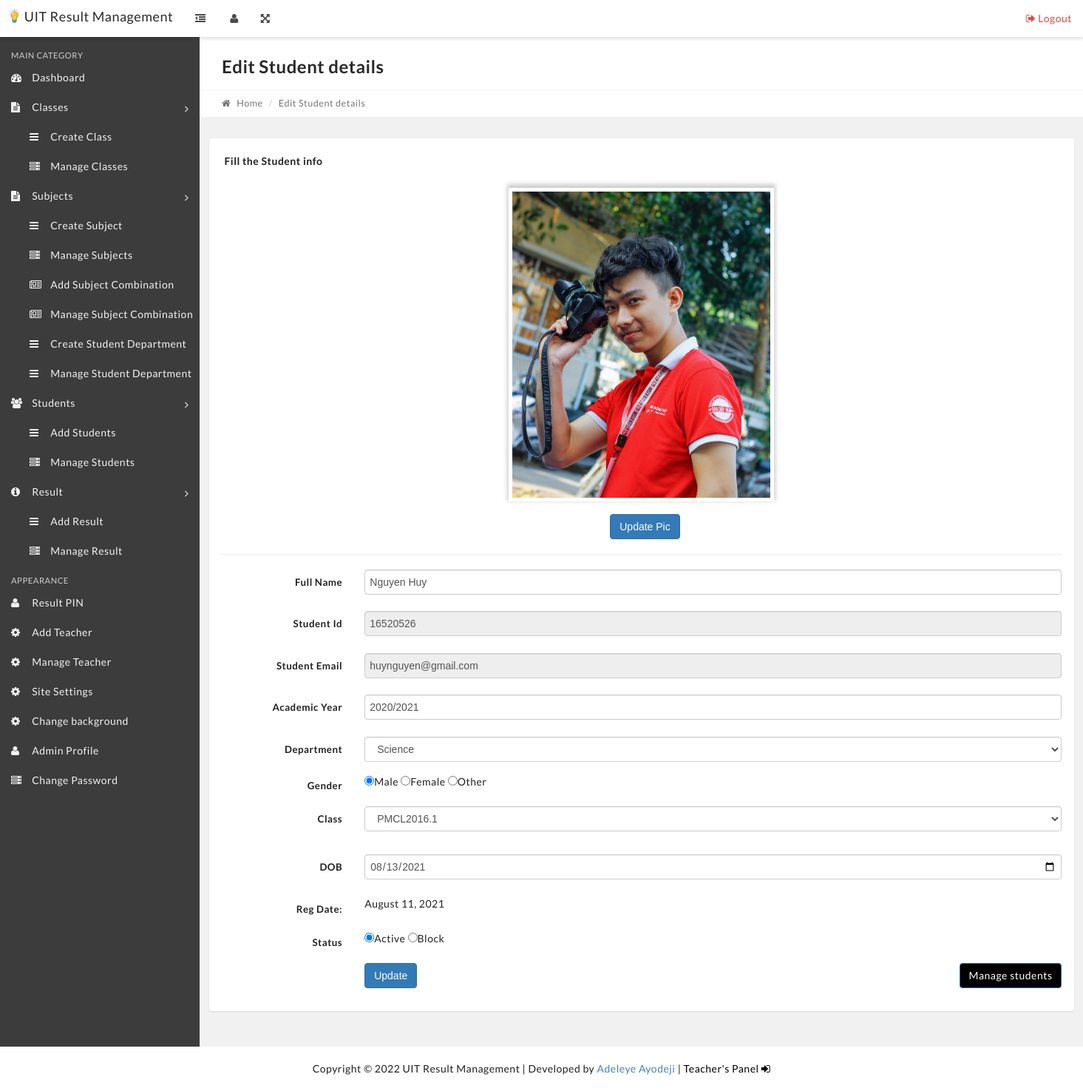
Page /edit-student.php?stid=1 on the committed database.
### tables this page shows
CREATE TABLE IF NOT EXISTS `settings` (
  `id` int(11) NOT NULL AUTO_INCREMENT,
  `title` varchar(10000) DEFAULT NULL,
  `description` text,
  `address1` longtext,
  `address2` longtext,
  `session` varchar(1000) DEFAULT NULL,
  `term` varchar(1000) DEFAULT NULL,
  `logo` varchar(1000) DEFAULT NULL,
  `siteback` varchar(1000) DEFAULT NULL,
  PRIMARY KEY (`id`)
);

CREATE TABLE IF NOT EXISTS `tblstudents` (
  `StudentId` int(11) NOT NULL AUTO_INCREMENT,
  `StudentName` varchar(100) NOT NULL,
  `classtype` varchar(1000) DEFAULT NULL,
  `session` varchar(1000) DEFAULT NULL,
  `logo` varchar(10000) DEFAULT NULL,
  `RollId` varchar(100) NOT NULL,
  `StudentEmail` varchar(100) NOT NULL,
  `mobile` varchar(1000) DEFAULT NULL,
  `Gender` varchar(10) NOT NULL,
  `DOB` varchar(100) NOT NULL,
  `ClassId` int(11) NOT NULL,
  `user_token` varchar(1000) DEFAULT NULL,
  `RegDate` timestamp NOT NULL DEFAULT CURRENT_TIMESTAMP,
  `UpdationDate` timestamp NULL DEFAULT NULL ON UPDATE CURRENT_TIMESTAMP,
  `Status` int(1) NOT NULL,
  `Departments` mediumtext,
  `password` varchar(1000) DEFAULT NULL,
  PRIMARY KEY (`StudentId`)
);

CREATE TABLE IF NOT EXISTS `tbldepartments` (
  `id` int(11) NOT NULL AUTO_INCREMENT,
  `DepartmentName` varchar(10000) DEFAULT NULL,
  `CreationDate` timestamp NULL DEFAULT CURRENT_TIMESTAMP,
  `Updationdate` timestamp NOT NULL DEFAULT CURRENT_TIMESTAMP,
  PRIMARY KEY (`id`)
);

CREATE TABLE IF NOT EXISTS `tblclasses` (
  `id` int(11) NOT NULL AUTO_INCREMENT,
  `ClassName` varchar(80) DEFAULT NULL,
  `ClassNameNumeric` int(4) DEFAULT NULL,
  `Section` varchar(10000) DEFAULT NULL,
  `CreationDate` timestamp NOT NULL DEFAULT CURRENT_TIMESTAMP,
  `price` int(255) DEFAULT NULL,
  PRIMARY KEY (`id`)
);

### edit-student.php (the view, shortened to what this page needs)
<?php
include('includes/config.php');
if(strlen($_SESSION['alogin'])=="")
    {
    header("Location: index.php");
    }
    else{
$stid=intval($_GET['stid']);
?>
<?php include('includes/header.php');?>
<?php include('includes/topbar.php');?>
<div class="content-wrapper">
    <div class="content-container">
        <?php include('includes/leftbar.php');?>
        <div class="main-page">
            <div class="container-fluid">
                <div class="row page-title-div">
                    <div class="col-md-6">
                        <h2 class="title">Edit Student details</h2>
                    </div>
                </div>
                <div class="row breadcrumb-div">
                    <div class="col-md-6">
                        <ul class="breadcrumb">
                            <li><a href="dashboard.php"><i class="fa fa-home"></i> Home</a></li>
                            <li class="active">Edit Student details</li>
                        </ul>
                    </div>
                </div>
            </div>
            <div class="container">
                <div class="row">
                    <div class="col-md-12 p-4">
                        <div class="panel">
                            <div class="panel-heading">
                                <div class="panel-title">
                                    <h5>Fill the Student info</h5>
                                </div>
                            </div>
                            <div class="panel-body">
                                <form action="" method="post" enctype="multipart/form-data">
                                    <div
                                        style="margin-right: auto;margin-left: auto;width: 63%;    margin-bottom: 14px;">
                                        <div class="form-group" id="imagemi">
                                            <label>
                                                <?php
                                                $picsql = "SELECT * FROM tblstudents WHERE StudentId = '$stid'";
                                                $picq = $con->query($picsql);
                                                $picresult = mysqli_fetch_assoc($picq);
                                                ?>
                                                <img id="getpic" src="images/<?php echo($picresult['logo']); ?>"
                                                    style="width: 100%;height: auto;display: inline-block;box-shadow:0px -3px 6px 2px rgba(0,0,0,0.2);cursor: pointer;border: 5px solid white;">
                                            </label>
                                        </div>
                                        <center><button class="btn btn-primary" name="updatelogo"
                                                style="margin-left: 10px;">Update Pic</button></center>
                                    </div>
                                </form>
                                <hr>
                                <form class="form-horizontal" method="post">
                                    <?php
$sql = "SELECT tblstudents.StudentName,tblstudents.classtype,tblstudents.session,tblstudents.Departments,tblstudents.RegDate,tblstudents.StudentId,tblstudents.Status,tblstudents.StudentEmail,tblstudents.Gender,tblstudents.DOB,tblclasses.ClassName,tblstudents.ClassId,tblstudents.RollId from tblstudents join tblclasses on tblclasses.id=tblstudents.ClassId where tblstudents.StudentId=:stid";
$query = $dbh->prepare($sql);
$query->bindParam(':stid',$stid,PDO::PARAM_STR);
$query->execute();
$results=$query->fetchAll(PDO::FETCH_OBJ);
if($query->rowCount() > 0)
{
foreach($results as $result)
{  ?>
                                    <div class="form-group">
                                        <label for="default" class="col-sm-2 control-label">Full Name</label>
                                        <div class="col-sm-10">
                                            <input type="text" name="fullanme" class="form-control" id="fullanme"
                                                value="<?php echo htmlentities($result->StudentName)?>"
                                                required="required" autocomplete="off">
                                        </div>
                                    </div>
                                    <div class="form-group">
                                        <label for="default" class="col-sm-2 control-label">Student Id</label>
                                        <div class="col-sm-10">
                                            <input type="text" name="studentid" class="form-control" readonly
                                                value="<?php echo htmlentities($result->RollId)?>" required="required"
                                                autocomplete="off">
                                        </div>
                                    </div>
                                    <div class="form-group">
                                        <label for="default" class="col-sm-2 control-label">Student Email</label>
                                        <div class="col-sm-10">
                                            <input type="text" name="email" class="form-control" readonly
                                                value="<?php echo htmlentities($result->StudentEmail)?>"
                                                required="required" autocomplete="off">
                                        </div>
                                    </div>
                                    <div class="form-group">
                                        <label for="default" class="col-sm-2 control-label">Academic Year</label>
                                        <div class="col-sm-10">
                                            <input type="text" name="session" class="form-control"
                                                value="<?php echo htmlentities($result->session)?>" required="required"
                                                autocomplete="off">
                                        </div>
                                    </div>
                                    <div class="form-group">
                                        <label for="default" class="col-sm-2 control-label">Department</label>
                                        <div class="col-sm-10">
                                            <select name="Department" class="form-control" id="default"
                                                required="required">
                                                <option value="<?php echo htmlentities($result->Departments)?>"><?php
                                                        $dpid = $result->Departments;
                                                        $dpquery = mysqli_query($con, "SELECT * FROM tbldepartments WHERE id = '$dpid' ") or die();
                                                        $dpresult = mysqli_fetch_assoc($dpquery);
                                                        echo $dpresult["DepartmentName"];
                                                        ?></option>
                                            </select>
                                        </div>
                                    </div>
                                    <div class="form-group">
                                        <label for="default" class="col-sm-2 control-label">Gender</label>
                                        <div class="col-sm-10">
                                            <?php  $gndr=$result->Gender;
if($gndr=="Male")
{
?>
                                            <input type="radio" name="gender" value="Male" required="required"
                                                checked>Male <input type="radio" name="gender" value="Female"
                                                required="required">Female <input type="radio" name="gender"
                                                value="Other" required="required">Other
                                            <?php }?>
                                        </div>
                                    </div>
                                    <div class="form-group">
                                        <label for="default" class="col-sm-2 control-label">Class</label>
                                        <div class="col-sm-10">
                                            <select name="class" class="form-control" id="classtype" required="">
                                                <div class="col-sm-10">
                                                    <option value="<?php echo htmlentities($result->ClassId)?>">
                                                        <?php echo htmlentities($result->ClassName)?></option>
                                            </select>
                                        </div>
                                    </div>
                                    <div class="form-group">
                                        <div id="entry" class="col-sm-10">
                                        </div>
                                    </div>
                                    <div class="form-group">
                                        <label for="date" class="col-sm-2 control-label">DOB</label>
                                        <div class="col-sm-10">
                                            <input type="date" name="dob" class="form-control"
                                                value="<?php echo htmlentities($result->DOB)?>" id="date">
                                        </div>
                                    </div>
                                    <div class="form-group">
                                        <label for="default" class="col-sm-2 control-label">Reg Date: </label>
                                        <div class="col-sm-10">
                                            <?php echo htmlentities(date("F j, Y",strtotime($result->RegDate)))?>
                                        </div>
                                    </div>
                                    <div class="form-group"
                                        style="display: <?php echo (isset($_SESSION["teacher"]))? 'none': 'block'; ?>;">
                                        <label for="default" class="col-sm-2 control-label">Status</label>
                                        <div class="col-sm-10">
                                            <?php  $stats=$result->Status;
if($stats=="1")
{
?>
                                            <input type="radio" name="status" value="1" required="required"
                                                checked>Active <input type="radio" name="status" value="0"
                                                required="required">Block
                                            <?php }?>
                                        </div>
                                    </div>
                                    <?php }} ?>
                                    <div class="form-group">
                                        <div class="col-sm-offset-2 col-sm-10">
                                            <button type="submit" name="submit" class="btn btn-primary">Update</button>
                                            <a href="manage-students.php" class="btn btn-primary"
                                                style="float: right;background: black;color: white;">
                                                Manage students
                                            </a>
                                        </div>
                                    </div>
                                </form>
                            </div>
                        </div>
                    </div>
                </div>
            </div>
        </div>
    </div>
</div>
<?php include 'includes/credit.php'; ?>
</body>
</html>
<?PHP } ?>

### includes/topbar.php (shortened to what this page needs)
<nav class="navbar top-navbar bg-white box-shadow">
          	<div class="container-fluid">
                  <div class="row">
                      <div class="navbar-header no-padding">
              			<a class="navbar-brand" href="dashboard.php" style="color: black;">
              			   <?php
                          $stmt = $dbh->query("SELECT * FROM settings");
                          $rowww = $stmt->fetch(PDO::FETCH_OBJ);
                          ?>
                          <img src="images/<?php echo htmlentities($rowww->logo); ?>" style="float: left;height: 19px;margin-right: 6px;">
                          <?php
                          echo htmlentities($rowww->title);
                          ?>
              			</a>
                          <span class="small-nav-handle hidden-sm hidden-xs"><i class="fa fa-outdent"></i></span>
              		</div>
              		<div class="collapse navbar-collapse" id="navbar-collapse-1">
              			<ul class="nav navbar-nav" data-dropdown-in="fadeIn" data-dropdown-out="fadeOut">
                              <?php
                              if (!isset($_SESSION["teacher"])) {
                                  ?>
                                   <li class="hidden-sm hidden-xs"><a href="#" class="user-info-handle"><i class="fa fa-user"></i></a></li>
                                  <?php
                              }
                              ?>
                              <li class="hidden-sm hidden-xs"><a href="#" class="full-screen-handle"><i class="fa fa-arrows-alt"></i></a></li>
              			</ul>
              			<ul class="nav navbar-nav navbar-right" data-dropdown-in="fadeIn" data-dropdown-out="fadeOut">
              				    <li><a href="logout.php" class="color-danger text-center"><i class="fa fa-sign-out"></i> Logout</a></li>
              			</ul>
              		</div>
                  </div>
          	</div>
          </nav>

### includes/credit.php
<?php
    $place = $_SERVER['REQUEST_URI'] == "/teacherlog.php" ? "fixed" : "static";
?>
<div class="credit" style="position: <?php echo $_SESSION ? "static" : $place; ?>;">
				   <?php
                            $stmt = $dbh->query("SELECT * FROM settings");
                            $rowwww = $stmt->fetch(PDO::FETCH_OBJ);
                            ?>
           Copyright &copy; <?php echo date("Y")." ". htmlentities($rowwww->title); ?> | Developed by <a href="https://adeleyeayodeji.com" target="_blank">Adeleye Ayodeji</a> | <?php
           	if (!isset($_SESSION["alogin"])) {
			?>
			<a href="teacherlog.php" style="color: black;">Teacher's Panel <i class="fa fa-sign-in"></i></a>
			<?php
		}else{
		   	?>
		   	<a href="logout.php" style="color: red;">Logout <i class="fa fa-sign-out"></i></a>
		   	<?php
		}
            ?>
        </div>

### rows in the picture
settings: logo (picture), title "UIT Result Management"
tblstudents: logo (picture), fullanme "Nguyen Huy", studentid "16520526", email "huynguyen@gmail.com", session "2020/2021", Department "Science", class "PMCL2016.1", dob "08/13/2021", RegDate "August 11, 2021"
